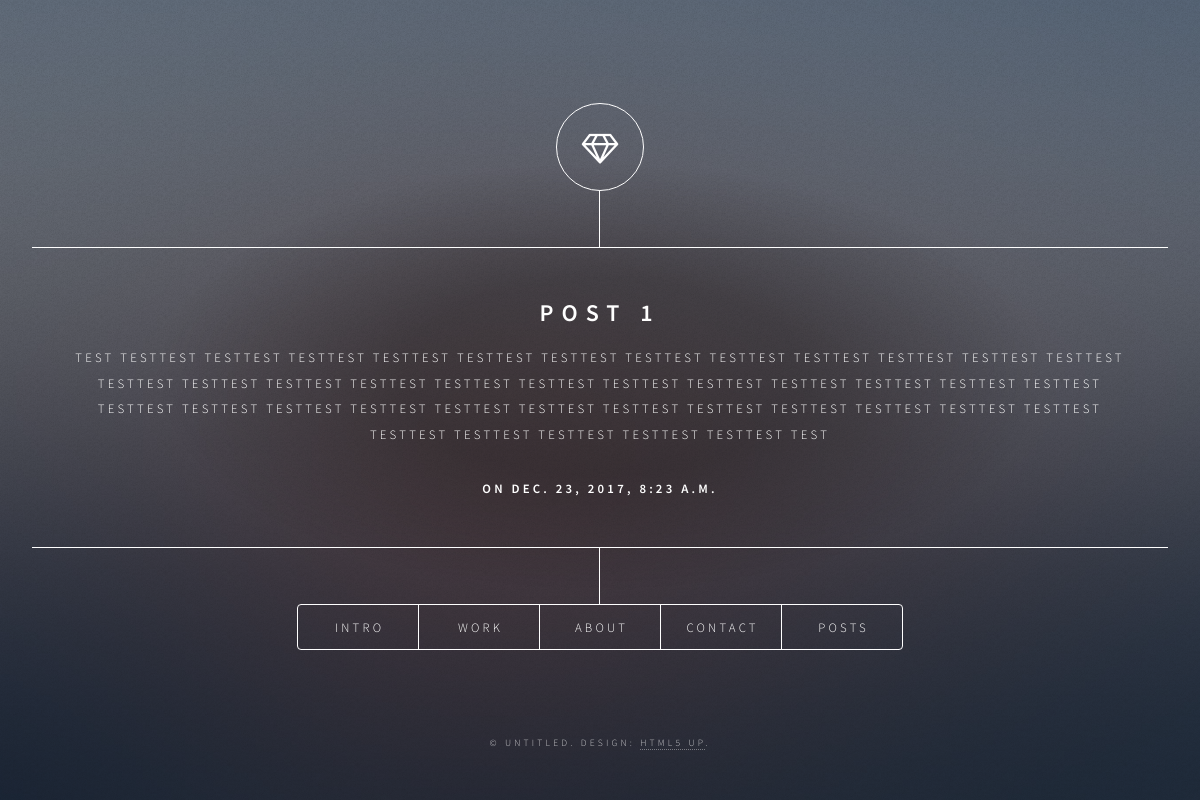
/1/, run on the app's committed database.
### src/models.py (models this page shows, shortened)
class Post(models.Model):
    title = models.CharField(max_length=140)
    body = models.TextField()
    date = models.DateTimeField()

### src/views.py (the view)
# urls.py: url(r'^(?P<Post_id>[0-9]+)/$', views.detail, name='detail'),
def detail(request, Post_id):
    try:
        post= Post.objects.get(pk=Post_id)
    except Post.DoesNotExist:
        raise Http404("Post Does Not Exist")
    return render(request,'post/post.html',{'post':post})

### src/templates/post/post.html
{% extends 'src/base.html' %}
{% block content %}
<h2>{{post.title}}</h2>
{{post.body|safe|linebreaks}}
<h4>on {{post.date}}</h4>
{% endblock %}

### src/static/assets/css/main.css (style rules this page uses)
html, body, div, span, applet, object, iframe, h1, h2, h3, h4, h5, h6, p, blockquote, pre, a, abbr, acronym, address, big, cite, code, del, dfn, em, img, ins, kbd, q, s, samp, small, strike, strong, sub, sup, tt, var, b, u, i, center, dl, dt, dd, ol, ul, li, fieldset, form, label, legend, table, caption, tbody, tfoot, thead, tr, th, td, article, aside, canvas, details, embed, figure, figcaption, footer, header, hgroup, menu, nav, output, ruby, section, summary, time, mark, audio, video { margin: 0; padding: 0; border: 0; font-size: 100%; font: inherit; vertical-align: baseline; }
body { line-height: 1; }
body { -webkit-text-size-adjust: none; }
*, *:before, *:after { -moz-box-sizing: border-box; -webkit-box-sizing: border-box; box-sizing: border-box; }
body { background: #1b1f22; }
html { font-size: 16pt; }
@media screen and (max-width: 1680px) { html { font-size: 12pt; } }
body, input, select, textarea { color: #ffffff; font-family: "Source Sans Pro", sans-serif; font-weight: 300; font-size: 1rem; line-height: 1.65; }
p { margin: 0 0 2rem 0; }
h1, h2, h3, h4, h5, h6 { color: #ffffff; font-weight: 600; line-height: 1.5; margin: 0 0 1rem 0; text-transform: uppercase; letter-spacing: 0.2rem; }
h2 { font-size: 1.5rem; line-height: 1.4; letter-spacing: 0.5rem; }
h4 { font-size: 0.8rem; }
#header .content .inner > :last-child { margin-bottom: 0; }
#header .content p { text-transform: uppercase; letter-spacing: 0.2rem; font-size: 0.8rem; line-height: 2; }

### data on the page
Post: title "POST 1", body "TEST TESTTEST TESTTEST TESTTEST TESTTEST TESTTEST TESTTEST TESTTEST TESTTEST TESTTEST TESTTEST TESTTEST TESTTEST TESTTEST TESTTEST TESTTEST TESTTEST TESTTEST TESTTEST TESTTEST TESTTEST TESTTEST TESTTEST TESTTEST TESTTEST TESTTEST TESTTEST TESTTEST TESTTEST TESTTEST TESTTEST TESTTEST TESTTEST TESTTEST TESTTEST TESTTEST TESTTEST TESTTEST TESTTEST TESTTEST TESTTEST TESTTEST TEST", date "DEC. 23, 2017, 8:23 A.M."
